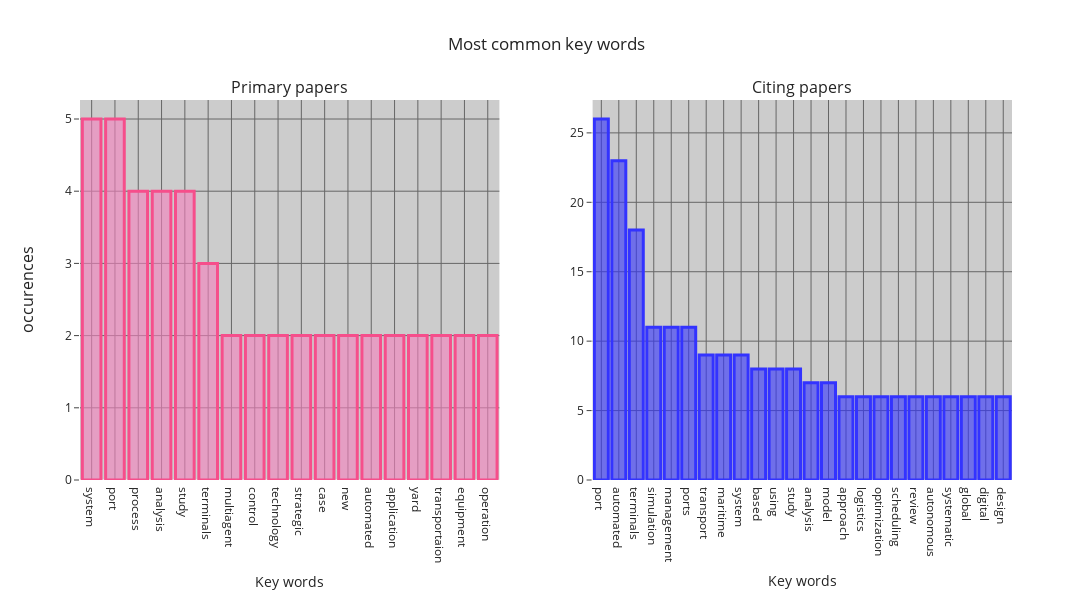

This figure's notebook cell:
### Code cell
plot_most_common_words(papers_df, citing_papers_df)

### Figure 1 — Plotly figure (JSON) as saved in the notebook; plotly's stock layout.template omitted (floating-point values rounded to 4 significant figures)
{"data": [{"marker": {"color": "rgba(247, 129, 191, 0.6)", "line": {"color": "rgba(246, 78, 139, 1.0)", "width": 3}}, "type": "bar", "x": ["system", "port", "process", "analysis", "study", "terminals", "multiagent", "control", "technology", "strategic", "case", "new", "automated", "application", "yard", "transportaion", "equipment", "operation"], "xaxis": "x", "y": [5, 5, 4, 4, 4, 3, 2, 2, 2, 2, 2, 2, 2, 2, 2, 2, 2, 2], "yaxis": "y"}, {"marker": {"color": "rgba(51, 51, 255, 0.6)", "line": {"color": "rgb(51, 51, 255, 1.0)", "width": 3}}, "type": "bar", "x": ["port", "automated", "terminals", "simulation", "management", "ports", "transport", "maritime", "system", "based", "using", "study", "analysis", "model", "approach", "logistics", "optimization", "scheduling", "review", "autonomous", "systematic", "global", "digital", "design"], "xaxis": "x2", "y": [26, 23, 18, 11, 11, 11, 9, 9, 9, 8, 8, 8, 7, 7, 6, 6, 6, 6, 6, 6, 6, 6, 6, 6], "yaxis": "y2"}], "layout": {"annotations": [{"font": {"size": 16}, "showarrow": false, "text": "Primary papers", "x": 0.225, "xanchor": "center", "xref": "paper", "y": 1, "yanchor": "bottom", "yref": "paper"}, {"font": {"size": 16}, "showarrow": false, "text": "Citing papers", "x": 0.775, "xanchor": "center", "xref": "paper", "y": 1, "yanchor": "bottom", "yref": "paper"}, {"font": {"size": 16}, "showarrow": false, "text": "occurences", "textangle": -90, "x": 0, "xanchor": "right", "xref": "paper", "xshift": -40, "y": 0.5, "yanchor": "middle", "yref": "paper"}], "height": 600, "plot_bgcolor": "rgb(204,204,204)", "showlegend": false, "title": {"text": "Most common key words"}, "width": 1200, "xaxis": {"anchor": "y", "domain": [0, 0.45], "gridcolor": "rgb(102,102,102)", "title": {"text": "Key words"}}, "xaxis2": {"anchor": "y2", "domain": [0.55, 1], "gridcolor": "rgb(102,102,102)", "title": {"text": "Key words"}}, "yaxis": {"anchor": "x", "domain": [0, 1], "gridcolor": "rgb(102,102,102)", "ticks": "outside"}, "yaxis2": {"anchor": "x2", "domain": [0, 1], "gridcolor": "rgb(102,102,102)", "ticks": "outside"}}}
